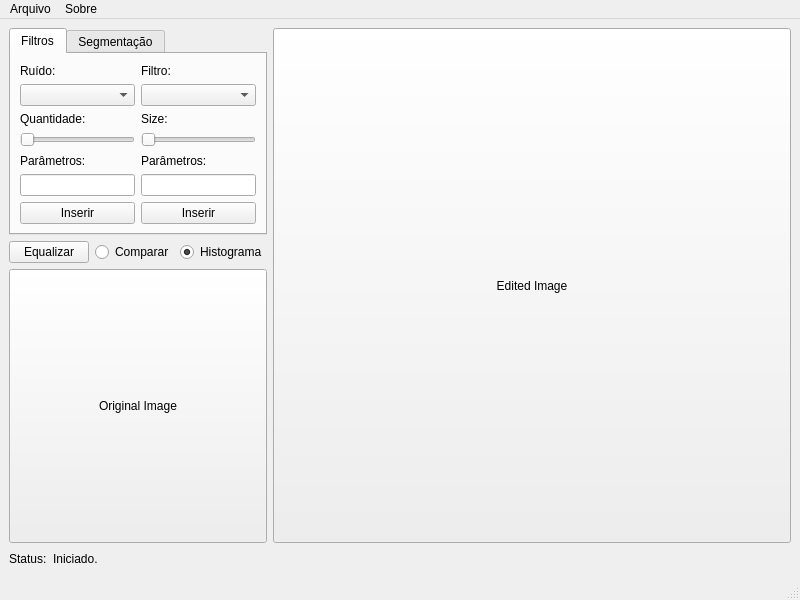
<?xml version="1.0" encoding="UTF-8"?>
<ui version="4.0">
 <class>MainWindow</class>
 <widget class="QMainWindow" name="MainWindow">
  <property name="geometry">
   <rect>
    <x>0</x>
    <y>0</y>
    <width>800</width>
    <height>600</height>
   </rect>
  </property>
  <property name="windowTitle">
   <string>Medical Images App</string>
  </property>
  <widget class="QWidget" name="centralwidget">
   <layout class="QVBoxLayout" name="verticalLayout">
    <item>
     <layout class="QHBoxLayout" name="h_layout_central">
      <property name="leftMargin">
       <number>0</number>
      </property>
      <property name="rightMargin">
       <number>0</number>
      </property>
      <item>
       <layout class="QVBoxLayout" name="v_layou_options">
        <item>
         <widget class="QTabWidget" name="tabs_options">
          <property name="sizePolicy">
           <sizepolicy hsizetype="Minimum" vsizetype="Minimum">
            <horstretch>0</horstretch>
            <verstretch>0</verstretch>
           </sizepolicy>
          </property>
          <property name="maximumSize">
           <size>
            <width>16777215</width>
            <height>16777215</height>
           </size>
          </property>
          <property name="currentIndex">
           <number>0</number>
          </property>
          <widget class="QWidget" name="tab_filters">
           <attribute name="title">
            <string>Filtros</string>
           </attribute>
           <layout class="QHBoxLayout" name="horizontalLayout_3">
            <item>
             <layout class="QVBoxLayout" name="v_layout_noise">
              <item>
               <widget class="QLabel" name="lbl_noise">
                <property name="text">
                 <string>Ruído:</string>
                </property>
               </widget>
              </item>
              <item>
               <widget class="QComboBox" name="cb_noise"/>
              </item>
              <item>
               <widget class="QLabel" name="lbl_noise_amount">
                <property name="text">
                 <string>Quantidade:</string>
                </property>
               </widget>
              </item>
              <item>
               <widget class="QSlider" name="sl_noise_amount">
                <property name="maximumSize">
                 <size>
                  <width>16777215</width>
                  <height>16777215</height>
                 </size>
                </property>
                <property name="orientation">
                 <enum>Qt::Horizontal</enum>
                </property>
               </widget>
              </item>
              <item>
               <widget class="QLabel" name="lbl_noise_params">
                <property name="text">
                 <string>Parâmetros:</string>
                </property>
               </widget>
              </item>
              <item>
               <widget class="QLineEdit" name="edit_noise_params"/>
              </item>
              <item>
               <widget class="QPushButton" name="btn_insert_noise">
                <property name="text">
                 <string>Inserir</string>
                </property>
               </widget>
              </item>
             </layout>
            </item>
            <item>
             <layout class="QVBoxLayout" name="v_layout_filter">
              <property name="leftMargin">
               <number>0</number>
              </property>
              <item>
               <widget class="QLabel" name="lbl_filter">
                <property name="text">
                 <string>Filtro:</string>
                </property>
               </widget>
              </item>
              <item>
               <widget class="QComboBox" name="cb_filter"/>
              </item>
              <item>
               <widget class="QLabel" name="lbl_filter_size">
                <property name="text">
                 <string>Size:</string>
                </property>
               </widget>
              </item>
              <item>
               <widget class="QSlider" name="sl_filter_size">
                <property name="orientation">
                 <enum>Qt::Horizontal</enum>
                </property>
               </widget>
              </item>
              <item>
               <widget class="QLabel" name="lbl_filter_params">
                <property name="text">
                 <string>Parâmetros:</string>
                </property>
               </widget>
              </item>
              <item>
               <widget class="QLineEdit" name="edit_filter_params"/>
              </item>
              <item>
               <widget class="QPushButton" name="btn_insert_filter">
                <property name="text">
                 <string>Inserir</string>
                </property>
               </widget>
              </item>
             </layout>
            </item>
           </layout>
          </widget>
          <widget class="QWidget" name="tab_segmentations">
           <attribute name="title">
            <string>Segmentação</string>
           </attribute>
          </widget>
         </widget>
        </item>
        <item>
         <layout class="QHBoxLayout" name="h_layout_options">
          <item>
           <widget class="QPushButton" name="btn_equalize">
            <property name="sizePolicy">
             <sizepolicy hsizetype="Minimum" vsizetype="Fixed">
              <horstretch>0</horstretch>
              <verstretch>0</verstretch>
             </sizepolicy>
            </property>
            <property name="maximumSize">
             <size>
              <width>16777215</width>
              <height>16777215</height>
             </size>
            </property>
            <property name="text">
             <string>Equalizar</string>
            </property>
            <property name="flat">
             <bool>false</bool>
            </property>
           </widget>
          </item>
          <item>
           <widget class="QRadioButton" name="radio_compare">
            <property name="sizePolicy">
             <sizepolicy hsizetype="Minimum" vsizetype="Fixed">
              <horstretch>0</horstretch>
              <verstretch>0</verstretch>
             </sizepolicy>
            </property>
            <property name="maximumSize">
             <size>
              <width>16777215</width>
              <height>16777215</height>
             </size>
            </property>
            <property name="text">
             <string>Comparar</string>
            </property>
            <property name="autoExclusive">
             <bool>false</bool>
            </property>
           </widget>
          </item>
          <item>
           <widget class="QRadioButton" name="radio_hist">
            <property name="sizePolicy">
             <sizepolicy hsizetype="Minimum" vsizetype="Fixed">
              <horstretch>0</horstretch>
              <verstretch>0</verstretch>
             </sizepolicy>
            </property>
            <property name="maximumSize">
             <size>
              <width>16777215</width>
              <height>16777215</height>
             </size>
            </property>
            <property name="text">
             <string>Histograma</string>
            </property>
            <property name="checked">
             <bool>true</bool>
            </property>
            <property name="autoExclusive">
             <bool>false</bool>
            </property>
           </widget>
          </item>
         </layout>
        </item>
        <item>
         <layout class="QHBoxLayout" name="h_layout_original_image">
          <item>
           <widget class="QPushButton" name="replace_original_image">
            <property name="sizePolicy">
             <sizepolicy hsizetype="Minimum" vsizetype="Expanding">
              <horstretch>0</horstretch>
              <verstretch>0</verstretch>
             </sizepolicy>
            </property>
            <property name="maximumSize">
             <size>
              <width>16777215</width>
              <height>16777215</height>
             </size>
            </property>
            <property name="text">
             <string>Original Image</string>
            </property>
           </widget>
          </item>
         </layout>
        </item>
       </layout>
      </item>
      <item>
       <layout class="QVBoxLayout" name="v_layout_edited_image">
        <property name="leftMargin">
         <number>0</number>
        </property>
        <item>
         <widget class="QPushButton" name="replace_edited_image">
          <property name="sizePolicy">
           <sizepolicy hsizetype="Expanding" vsizetype="Expanding">
            <horstretch>0</horstretch>
            <verstretch>0</verstretch>
           </sizepolicy>
          </property>
          <property name="text">
           <string>Edited Image</string>
          </property>
         </widget>
        </item>
       </layout>
      </item>
     </layout>
    </item>
    <item>
     <layout class="QHBoxLayout" name="horizontalLayout">
      <property name="topMargin">
       <number>0</number>
      </property>
      <item>
       <widget class="QLabel" name="lbl_fixed_status">
        <property name="text">
         <string>Status:</string>
        </property>
       </widget>
      </item>
      <item>
       <widget class="QLabel" name="lbl_status_msg">
        <property name="text">
         <string>Iniciado.</string>
        </property>
       </widget>
      </item>
      <item>
       <spacer name="horizontalSpacer">
        <property name="orientation">
         <enum>Qt::Horizontal</enum>
        </property>
        <property name="sizeHint" stdset="0">
         <size>
          <width>40</width>
          <height>20</height>
         </size>
        </property>
       </spacer>
      </item>
     </layout>
    </item>
   </layout>
  </widget>
  <widget class="QMenuBar" name="menubar">
   <property name="geometry">
    <rect>
     <x>0</x>
     <y>0</y>
     <width>800</width>
     <height>28</height>
    </rect>
   </property>
   <widget class="QMenu" name="menuArquivo">
    <property name="title">
     <string>Arquivo</string>
    </property>
    <addaction name="actionAbrir"/>
    <addaction name="actionReset"/>
   </widget>
   <widget class="QMenu" name="menuSobre">
    <property name="title">
     <string>Sobre</string>
    </property>
   </widget>
   <addaction name="menuArquivo"/>
   <addaction name="menuSobre"/>
  </widget>
  <widget class="QStatusBar" name="statusbar"/>
  <action name="actionAbrir">
   <property name="text">
    <string>Abrir</string>
   </property>
  </action>
  <action name="actionReset">
   <property name="text">
    <string>Reset</string>
   </property>
  </action>
  <action name="actionSobre">
   <property name="text">
    <string>Sobre</string>
   </property>
  </action>
 </widget>
 <resources/>
 <connections/>
</ui>
